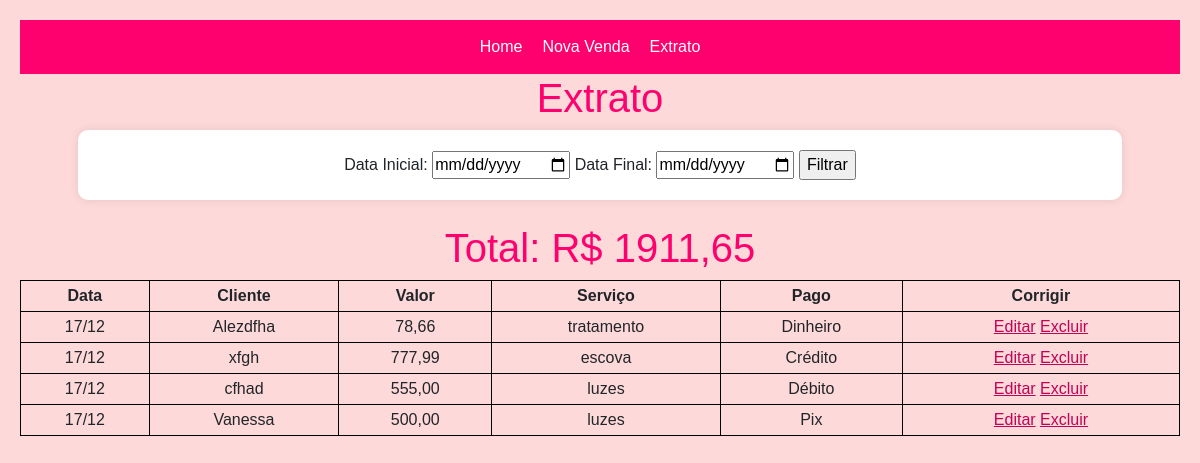
The app's page /appvendas/vendas/, older data.
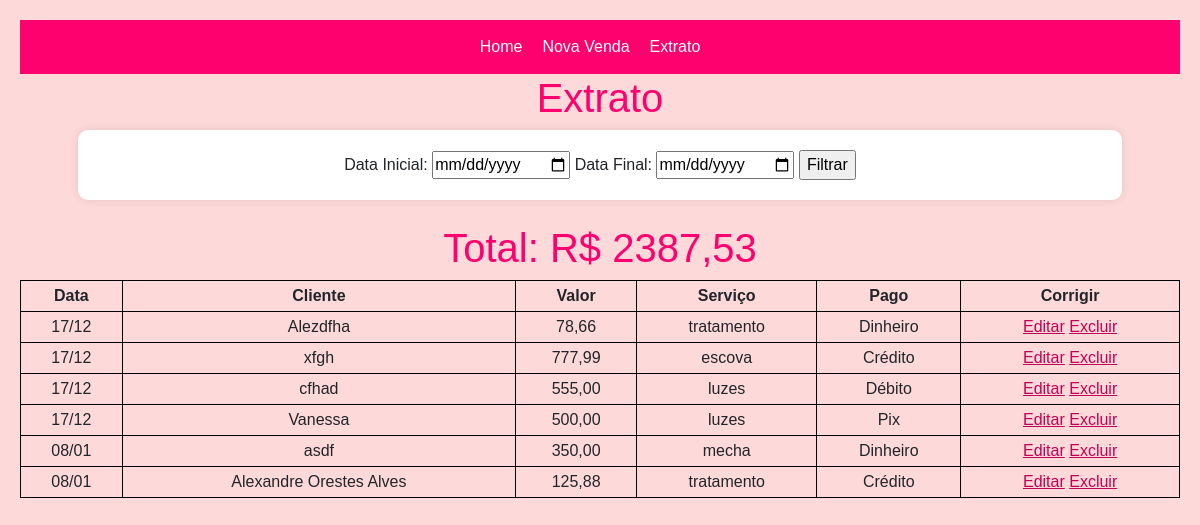
The same page, newer data.
### appvendas/models.py (models this page shows, shortened)
class Venda(models.Model):
    FORMAS_DE_PAGAMENTO = [
        ('pix', 'Pix'),
        ('debito', 'Débito'),
        ('credito_vista', 'Crédito'),
        ('dinheiro', 'Dinheiro'),
        ('troca', 'Troca'),
        ('fiado', 'Fiado'),
    ]
    valor = models.DecimalField(max_digits=10, decimal_places=2)
    forma_pagamento = models.CharField(max_length=20, choices=FORMAS_DE_PAGAMENTO)
    data = models.DateField(auto_now_add=True)
    nome_procedimento =  models.CharField(max_length=100, default=' ')
    nome_cliente = models.CharField(max_length=100, default=' ')

### appvendas/views.py (the view)
# urls.py: path('vendas/', views.listar_vendas, name='listar_vendas'),
def listar_vendas(request):
    data_inicial = request.GET.get('data_inicial')
    data_final = request.GET.get('data_final')
    vendas = Venda.objects.all()
    if data_inicial and data_final:
        vendas = vendas.filter(data__range=[data_inicial, data_final])
    soma_valores = vendas.aggregate(soma_valores=Sum('valor'))['soma_valores']
    return render(request, 'listar_vendas.html', {'vendas': vendas, 'soma_valores': soma_valores})

### appvendas/templates/listar_vendas.html (shortened to what this page needs)
{% include 'header.html' %}
<h1>Extrato</h1>
<form method="GET">
    <label for="data_inicial">Data Inicial:</label>
    <input type="date" id="data_inicial" name="data_inicial">
    <label for="data_final">Data Final:</label>
    <input type="date" id="data_final" name="data_final">
    <input type="submit" value="Filtrar">
</form><br>
<h1>Total: R$ {{ soma_valores|default:"0.00"|floatformat:"2" }}</h1>
<table>
    <thead>
        <tr>
            <th>Data</th>
            <th>Cliente</th>
            <th>Valor</th>
            <th>Serviço</th>
            <th>Pago</th>
            <th>Corrigir</th>
        </tr>
    </thead>
    <tbody>
        {% for venda in vendas %}
        <tr>
            <td>{{ venda.data|date:"d/m" }}</td>
            <td>{{ venda.nome_cliente }}</td>
            <td>{{ venda.valor }}</td>
            <td>{{ venda.nome_procedimento }}</td>
            <td>{{ venda.get_forma_pagamento_display }}</td>
            <td>
                <a href="{% url 'editar_venda' venda.pk %}">Editar</a>
                <a href="{% url 'confirmar_exclusao' venda.pk %}">Excluir</a>
            </td>
        </tr>
        {% endfor %}
    </tbody>
</table>
{% include 'footer.html' %}

Row changes from the older to the newer data that the page shows:
added Venda: data "08/01", nome_cliente "asdf", valor "350,00", nome_procedimento "mecha", forma_pagamento "Dinheiro"
added Venda: data "08/01", nome_cliente "Alexandre Orestes Alves", valor "125,88", nome_procedimento "tratamento", forma_pagamento "Crédito"
Text that changed along with them:
{{ soma_valores|default:"0.00"|floatformat:"2" }}: "1911,65" → "2387,53"
